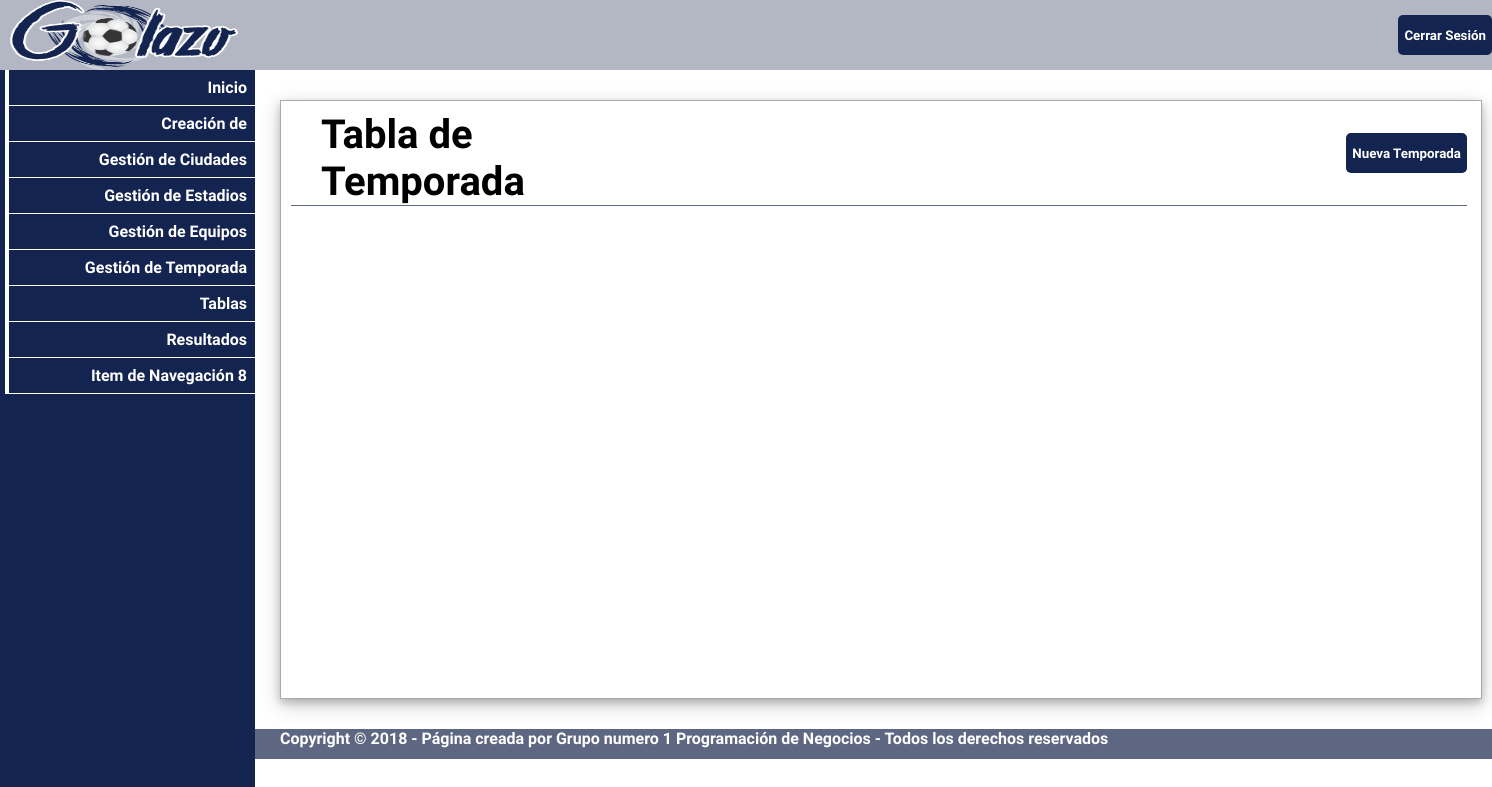
The app's page /php/temporada.php, older data.
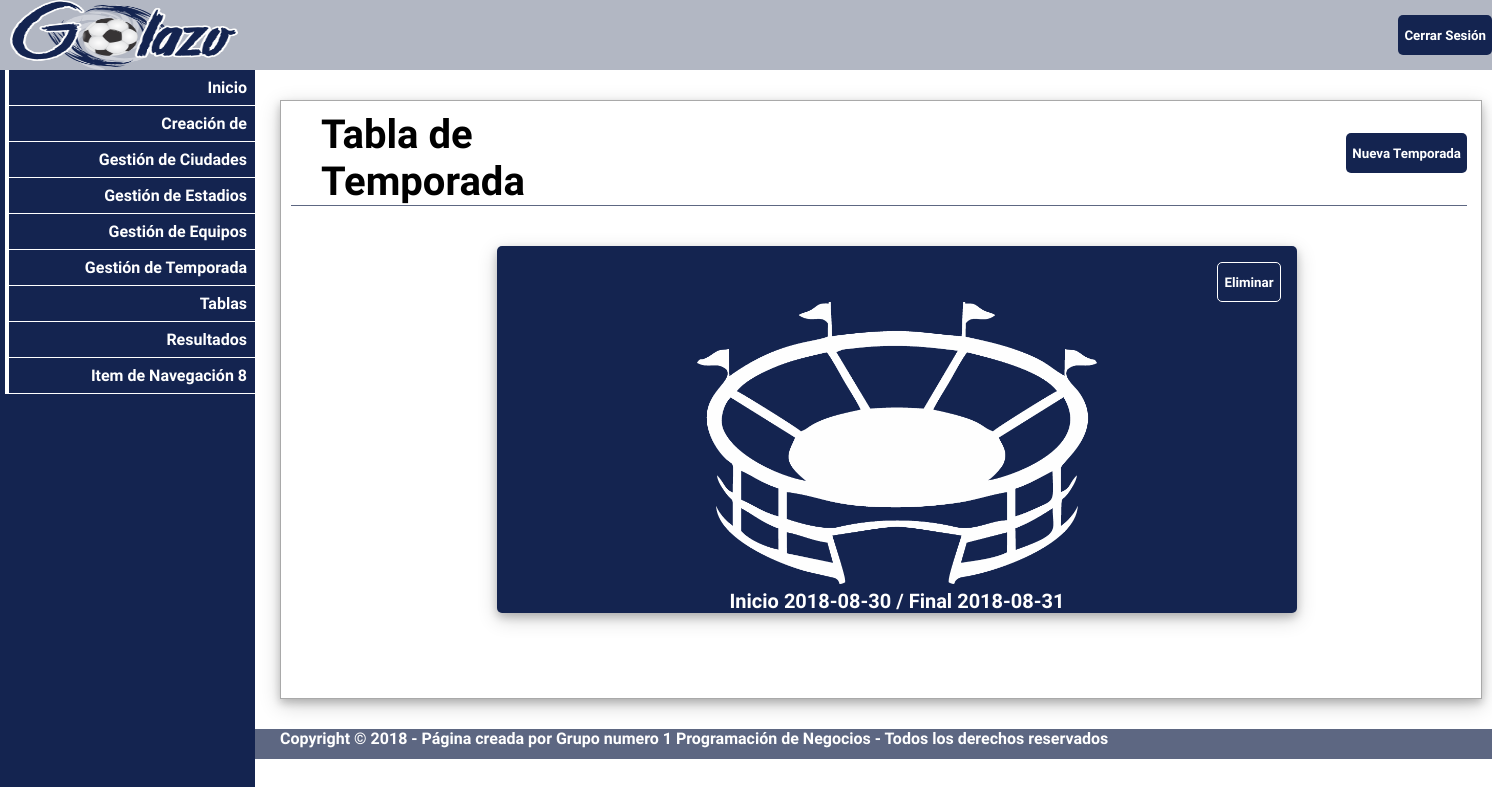
The same page, newer data.
### tables this page shows
CREATE TABLE `temporada` (
  `id_temporada` int(11) NOT NULL AUTO_INCREMENT,
  `fecha_inicio` date NOT NULL,
  `fecha_final` date NOT NULL,
  PRIMARY KEY (`id_temporada`)
);

### php/temporada.php (the view, shortened to what this page needs)
<?php
require_once '../conexion.php';
$temporadas = $pdo->query("Select * "
    ." from temporada", PDO::FETCH_ASSOC);
?>
<!DOCTYPE html>
<html lang="en">
<head>
    <link rel="stylesheet" href="../css/estilos.css">
</head>
<body>
<header class="encabezado">
    <img src="../img/golazo.png" alt="" class="logo">
    <input type="submit" value="Cerrar Sesión" onclick=" location = 'NuevaCiudad.php'" class="cerrar">
</header>
<section class="workspace">
    <nav class="navbar">
        <ul id="barra">
            <li><a href="../inicio.php"> Inicio</a></li>
            <li><a href="#"> Creación de </a>
            </li>
            <li><a href="ciudad.php"> Gestión de Ciudades </a></li>
            <li><a href="estadio.php"> Gestión de Estadios </a></li>
            <li><a href="equipos.php"> Gestión de Equipos </a></li>
            <li><a href="temporada.php"> Gestión de Temporada </a></li>
            <li><a href="#"> Tablas</a>
            </li>
            <li><a href="#"> Resultados </a></li>
            <li><a href="#"> Item de Navegación 8 </a></li>
        </ul>
    </nav>
    <section class="contenedor">
        <div class="general">
            <h1>Tabla de Temporada</h1>
            <input type="submit" value="Nueva Temporada" onclick=" location = 'NuevaTemporada.php'">
        </div>
                <div class="temporadas">
            <?php foreach ($temporadas as $temporada): ?>
                <div class="contentemporada">
                    <div class="eliminar"><input type="submit" value="Eliminar" onclick="location='detalle_temporada.php?codigo=<?php echo $temporada['id_temporada']?> &operacion=eliminar'"></div>
                    <img src="../img/temporada.png" alt="" width="50%" height="50%" onclick="location = 'tabla_fixture.php?codigo=<?php echo $temporada['id_temporada']?>'">
                    <div class="fechas"><?php echo "Inicio " . $temporada['fecha_inicio'] . " / " ."Final ".$temporada['fecha_final']?></div>
                </div>
            <?php endforeach;?>
                </div>
    </section>
</section>
<footer class="pie">
    <p>Copyright &copy; 2018 - Página creada por Grupo numero 1 Programación de Negocios - Todos los derechos reservados</p>
</footer>
</body>
</html>

Row changes from the older to the newer data that the page shows:
added temporada: fecha_inicio "2018-08-30", fecha_final "2018-08-31"
